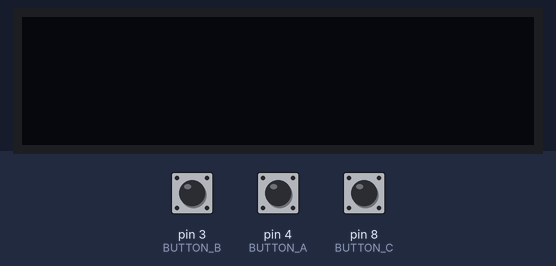
Recording of a sketch running on a simulated Teensy 4. On the bench: 128×32 one-colour display. The test bench sets the inputs (shaded band); at power-on: pin 3 (BUTTON_B) HIGH, pin 4 (BUTTON_A) HIGH, pin 8 (BUTTON_C) HIGH. The display library's start-up logo is not drawn; what the sketch prints to the serial monitor is not drawn.

Above: at 2.2 s.
2.3 s: pin 3 (BUTTON_B) pulled LOW for 1.15 s
At 3.2 s:
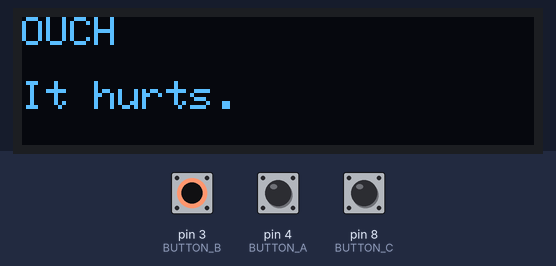
5.2 s: pin 4 (BUTTON_A) pulled LOW for 1.15 s
At 6.3 s:
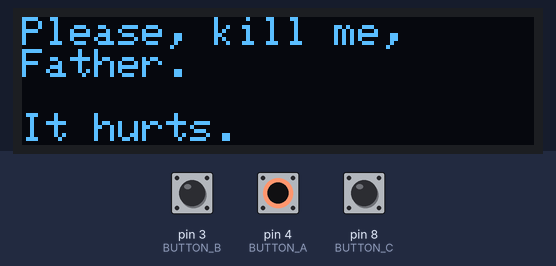
7.9 s: pin 8 (BUTTON_C) pulled LOW for 1.15 s
At 9.0 s:
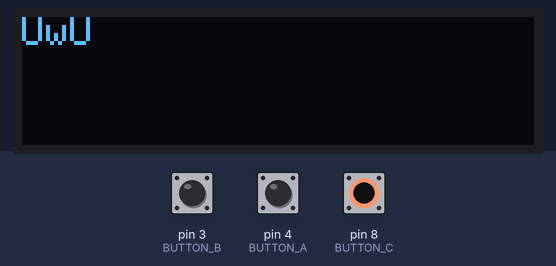
10.7 s: pin 3 (BUTTON_B) pulled LOW for 1.15 s
At 11.8 s:
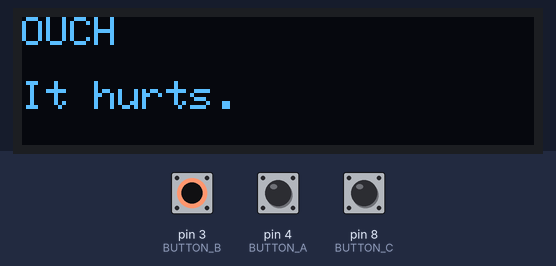
13.5 s: pin 3 (BUTTON_B) pulled LOW for 3.2 s
19.1 s: pin 4 (BUTTON_A) pulled LOW for 3.2 s
At 20.5 s:
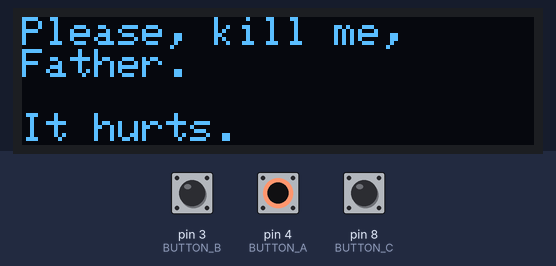
Timing chart, 0 to 22.1 s (numbered marks = the images above; inputs shaded):
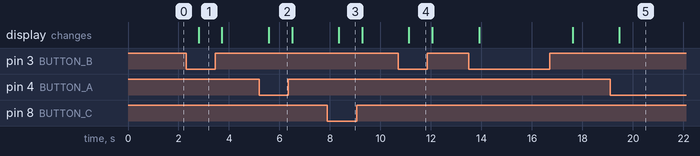

The sketch:

existentialist_bot.ino
```cpp
#include <SPI.h>
#include <Wire.h>
#include <Adafruit_GFX.h>
#include <Adafruit_SSD1306.h>
#include <Adafruit_Sensor.h>
#include <Adafruit_BME280.h>
#include <SD.h>

Adafruit_SSD1306 display = Adafruit_SSD1306(128, 32, &Wire);

// OLED FeatherWing buttons map to different pins depending on board:
#if defined(ESP8266)
  #define BUTTON_A  0
  #define BUTTON_B 16
  #define BUTTON_C  2
#elif defined(ESP32)
  #define BUTTON_A 15
  #define BUTTON_B 32
  #define BUTTON_C 14
#elif defined(ARDUINO_STM32_FEATHER)
  #define BUTTON_A PA15
  #define BUTTON_B PC7
  #define BUTTON_C PC5
#elif defined(TEENSYDUINO)
  #define BUTTON_A  4
  #define BUTTON_B  3
  #define BUTTON_C  8
#elif defined(ARDUINO_FEATHER52832)
  #define BUTTON_A 31
  #define BUTTON_B 30
  #define BUTTON_C 27
#else // 32u4, M0, M4, nrf52840 and 328p
  #define BUTTON_A  9
  #define BUTTON_B  6
  #define BUTTON_C  5
#endif


void setup() {
  Serial.begin(9600);

  Serial.println("OLED FeatherWing test");
  // SSD1306_SWITCHCAPVCC = generate display voltage from 3.3V internally
  display.begin(SSD1306_SWITCHCAPVCC, 0x3C); // Address 0x3C for 128x32

  Serial.println("OLED begun");

  // Show image buffer on the display hardware.
  // Since the buffer is intialized with an Adafruit splashscreen
  // internally, this will display the splashscreen.
  display.display();
  delay(1000);

  // Clear the buffer.
  display.clearDisplay();
  display.display();

  Serial.println("IO test");

  pinMode(BUTTON_A, INPUT_PULLUP);
  pinMode(BUTTON_B, INPUT_PULLUP);
  pinMode(BUTTON_C, INPUT_PULLUP);


}


void uwu(){
   display.print("Please, kill me, \n");
    display.print("Father. \n");
    display.print("\n");
    display.print("It hurts.");
}

void uwuWhyMustYouHurtMe(){
    display.print("OUCH \n");
    display.print("\n");
    display.print("It hurts.");
}

void uwuUWU(){
  display.print("UwU");
  display.print("\n");
}

void loop() {

  delay(800);
  display.clearDisplay();
  display.setTextSize(1);
  display.setTextColor(SSD1306_WHITE);
  display.setCursor(0,0);

  if(!digitalRead(BUTTON_A)) uwu();
  if(!digitalRead(BUTTON_B)) uwuWhyMustYouHurtMe();
  if(!digitalRead(BUTTON_C)) uwuUWU();


  display.setCursor(0,0);
  display.display(); // actually display all of the above
  delay(100);
  yield();
  display.display();
}
```

Measured:
- after the input at 2.3 s, the display: changes after 0.49 s (image 1)
- after the input at 5.2 s, the display: changes after 0.37 s (image 2)
- after the input at 7.9 s, the display: changes after 0.45 s (image 3)
- after the input at 10.7 s, the display: changes after 0.43 s (image 4)
- after the input at 19.1 s, the display: changes after 0.36 s (image 5)
